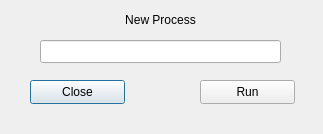
<?xml version="1.0" encoding="UTF-8"?>
<ui version="4.0">
 <class>Dialog</class>
 <widget class="QDialog" name="Dialog">
  <property name="geometry">
   <rect>
    <x>0</x>
    <y>0</y>
    <width>323</width>
    <height>134</height>
   </rect>
  </property>
  <property name="windowTitle">
   <string>Dialog</string>
  </property>
  <widget class="QLabel" name="label">
   <property name="geometry">
    <rect>
     <x>20</x>
     <y>10</y>
     <width>281</width>
     <height>20</height>
    </rect>
   </property>
   <property name="text">
    <string>New Process</string>
   </property>
   <property name="alignment">
    <set>Qt::AlignCenter</set>
   </property>
  </widget>
  <widget class="QLineEdit" name="lineEdit">
   <property name="geometry">
    <rect>
     <x>40</x>
     <y>40</y>
     <width>241</width>
     <height>23</height>
    </rect>
   </property>
  </widget>
  <widget class="QPushButton" name="pb_close">
   <property name="geometry">
    <rect>
     <x>30</x>
     <y>80</y>
     <width>95</width>
     <height>24</height>
    </rect>
   </property>
   <property name="text">
    <string>Close</string>
   </property>
  </widget>
  <widget class="QPushButton" name="pb_run">
   <property name="geometry">
    <rect>
     <x>200</x>
     <y>80</y>
     <width>95</width>
     <height>24</height>
    </rect>
   </property>
   <property name="text">
    <string>Run</string>
   </property>
  </widget>
 </widget>
 <resources/>
 <connections/>
</ui>
